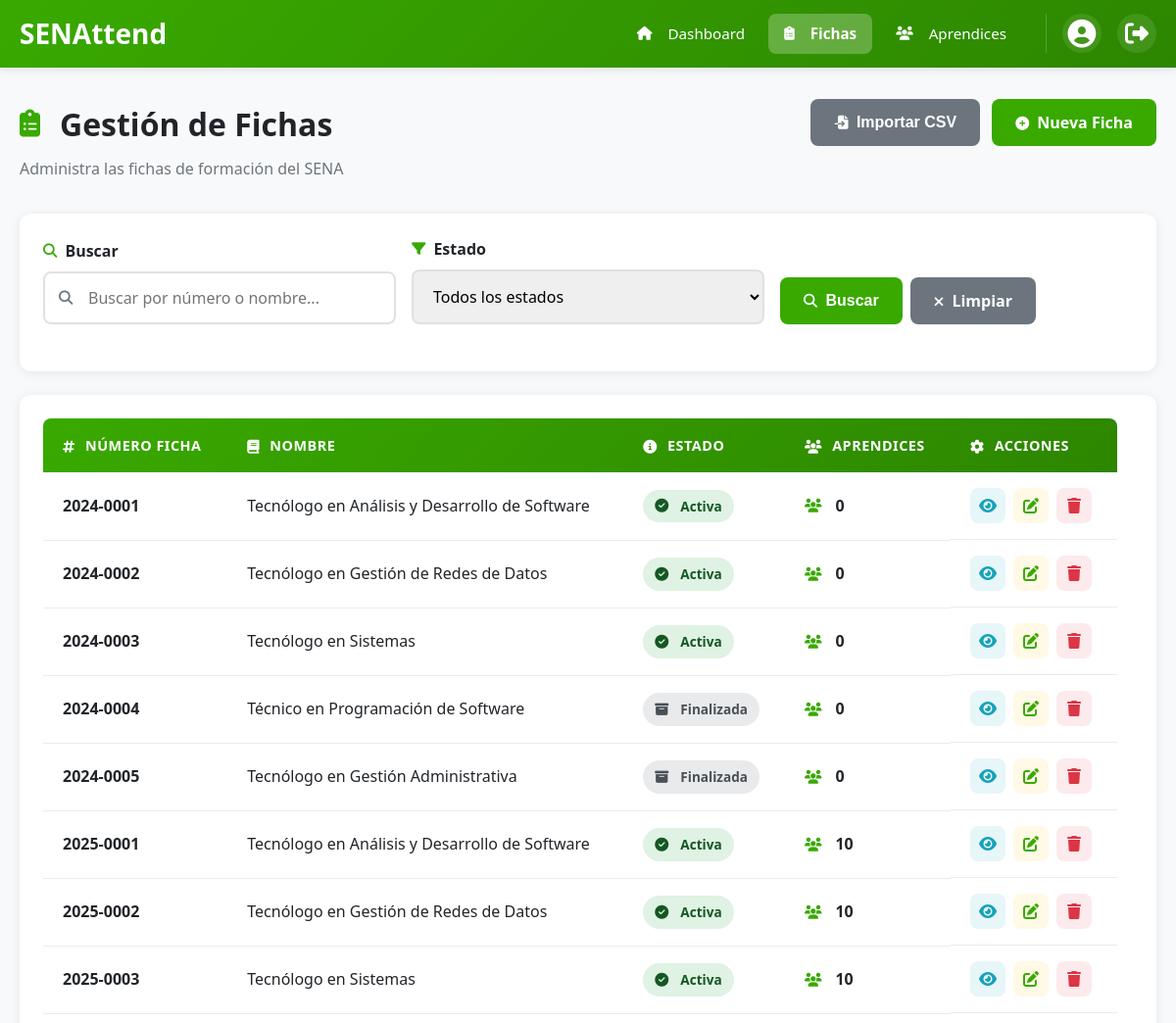
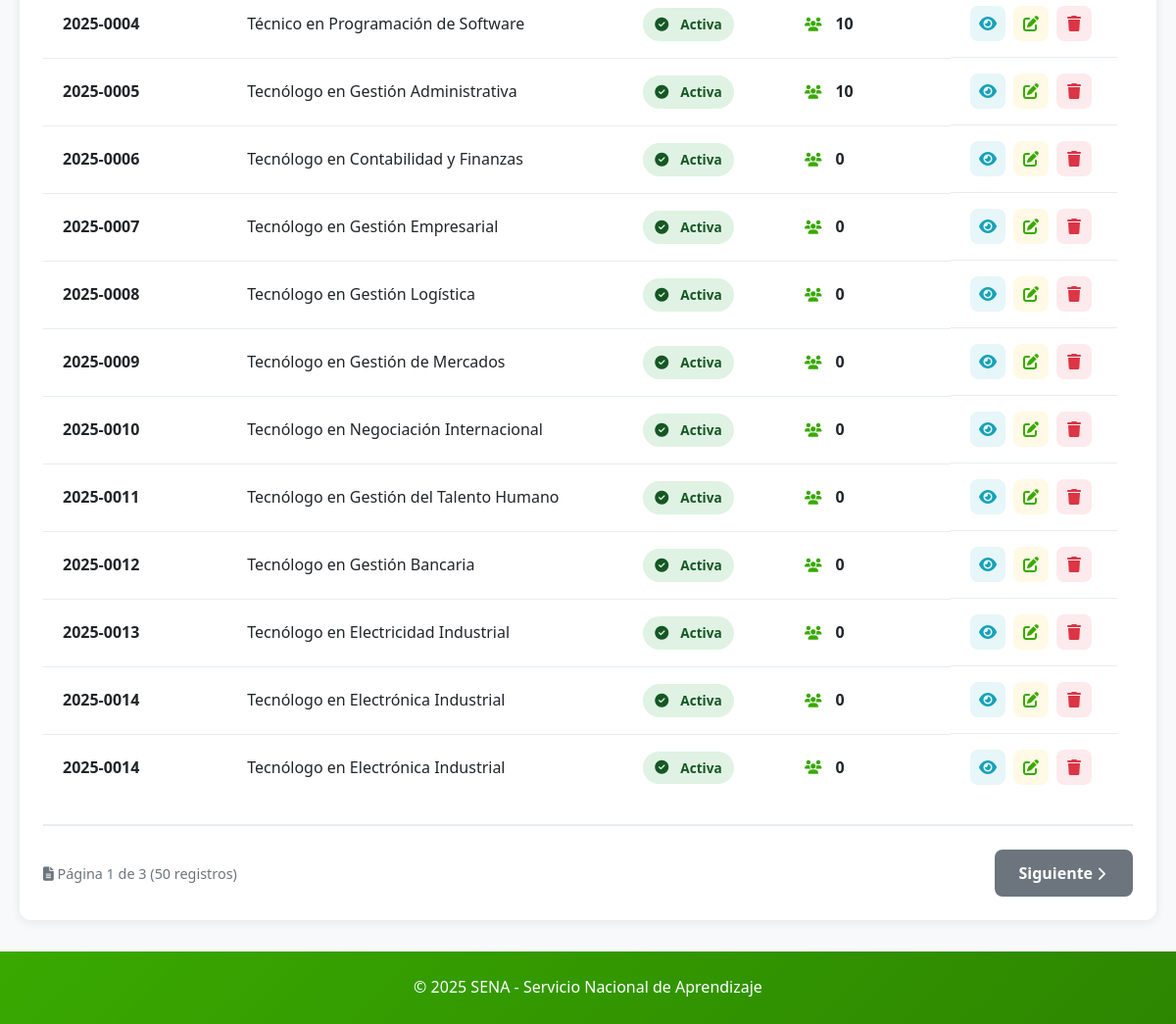
Screenshot of /fichas (signed in) with the database file from the repository (2 pictures, top to bottom).
### tables this page shows
CREATE TABLE IF NOT EXISTS fichas (
    id INT AUTO_INCREMENT PRIMARY KEY,
    numero_ficha VARCHAR(20) UNIQUE NOT NULL,
    nombre VARCHAR(200) NOT NULL,
    estado ENUM('activa', 'finalizada') NOT NULL DEFAULT 'activa',
    created_at TIMESTAMP DEFAULT CURRENT_TIMESTAMP,
    updated_at TIMESTAMP DEFAULT CURRENT_TIMESTAMP ON UPDATE CURRENT_TIMESTAMP,
    INDEX idx_numero (numero_ficha),
    INDEX idx_estado (estado)
);

### src/Controllers/FichaController.php (called while the page is built, shortened)
<?php
class FichaController
{
    private FichaRepository $fichaRepository;
    public function __construct(
        FichaRepository $fichaRepository,
        AprendizRepository $aprendizRepository,
        AuthService $authService
    ) {
        $this->fichaRepository = $fichaRepository;
    }
    public function index(): void
    {
        $page = filter_input(INPUT_GET, 'page', FILTER_VALIDATE_INT) ?: 1;
        $limit = 20;
        $offset = ($page - 1) * $limit;
        $search = filter_input(INPUT_GET, 'search', FILTER_SANITIZE_FULL_SPECIAL_CHARS) ?: '';
        $estado = filter_input(INPUT_GET, 'estado', FILTER_SANITIZE_FULL_SPECIAL_CHARS) ?: '';
        if ($search) {
            $fichas = $this->fichaRepository->search($search, $limit, $offset);
            $total = $this->fichaRepository->countSearch($search);
        } elseif ($estado) {
            $fichas = $this->fichaRepository->findByEstado($estado, $limit, $offset);
            $total = $this->fichaRepository->countByEstado($estado);
        } else {
            $fichas = $this->fichaRepository->findAll($limit, $offset);
            $total = $this->fichaRepository->count();
        }
        $totalPages = ceil($total / $limit);
        require __DIR__ . '/../../views/fichas/index.php';
    }
}

### src/Database/Connection.php (called while the page is built, shortened)
<?php
class Connection
{
    private static ?PDO $instance = null;
    private static array $config = [];
    public static function getInstance(): PDO
    {
        return self::$instance;
    }
    private static function connect(): void
    {
        try {
            if (empty(self::$config)) {
                $configFile = __DIR__ . '/../../config/config.php';
                $fullConfig = require $configFile;
                self::$config = $fullConfig['database'];
            }
            $dsn = sprintf(
                'mysql:host=%s;dbname=%s;charset=%s',
                self::$config['host'],
                self::$config['name'],
                self::$config['charset']
            );
            self::$instance = new PDO(
                $dsn,
                self::$config['user'],
                self::$config['pass'],
                self::$config['options']
            );
        } catch (PDOException $e) {
            self::log('Connection failed: ' . $e->getMessage(), 'ERROR');
            throw new RuntimeException(
                'Database connection failed. Please check your configuration.',
                0,
                $e
            );
        }
    }
    public static function prepare(string $sql): \PDOStatement
    {
        try {
            return self::getInstance()->prepare($sql);
        } catch (PDOException $e) {
            self::log('Prepare failed: ' . $e->getMessage(), 'ERROR');
            throw $e;
        }
    }
    public static function query(string $sql): \PDOStatement
    {
        try {
            return self::getInstance()->query($sql);
        } catch (PDOException $e) {
            self::log('Query failed: ' . $e->getMessage(), 'ERROR');
            throw $e;
        }
    }
}

### src/Repositories/FichaRepository.php (called while the page is built, shortened)
<?php
class FichaRepository
{
    public function findAll(int $limit = 50, int $offset = 0): array
    {
        try {
            $stmt = Connection::prepare(
                'SELECT id, numero_ficha, nombre, estado
                 FROM fichas
                 ORDER BY numero_ficha ASC
                 LIMIT :limit OFFSET :offset'
            );
            $stmt->bindValue(':limit', $limit, PDO::PARAM_INT);
            $stmt->bindValue(':offset', $offset, PDO::PARAM_INT);
            $stmt->execute();
            return $stmt->fetchAll();
        } catch (PDOException $e) {
            error_log("Error finding all fichas: " . $e->getMessage());
            return [];
        }
    }
    public function count(): int
    {
        try {
            $stmt = Connection::query('SELECT COUNT(*) as total FROM fichas');
            $result = $stmt->fetch();
            return (int) $result['total'];
        } catch (PDOException $e) {
            error_log("Error counting fichas: " . $e->getMessage());
            return 0;
        }
    }
    public function countAprendices(int $fichaId): int
    {
        try {
            $stmt = Connection::prepare(
                'SELECT COUNT(*) as total
                 FROM ficha_aprendiz
                 WHERE id_ficha = :id_ficha'
            );
            $stmt->execute(['id_ficha' => $fichaId]);
            $result = $stmt->fetch();
            return (int) $result['total'];
        } catch (PDOException $e) {
            error_log("Error counting aprendices in ficha: " . $e->getMessage());
            return 0;
        }
    }
}

### views/fichas/index.php (the view, shortened to what this page needs)
<div class="container">
    <div class="page-header">
        <div>
            <h1><i class="fas fa-clipboard-list"></i> Gestión de Fichas</h1>
            <p>Administra las fichas de formación del SENA</p>
        </div>
        <div class="page-actions">
            <button onclick="abrirModalImportar()" class="btn btn-secondary"><i class="fas fa-file-import"></i> <span class="btn-text">Importar CSV</span></button>
            <a href="/fichas/crear" class="btn btn-primary"><i class="fas fa-plus-circle"></i> <span class="btn-text">Nueva Ficha</span></a>
        </div>
    </div>
    <div class="search-filter-bar">
        <form method="GET" action="/fichas" class="search-form">
            <div class="form-row-filter">
                <div class="form-group">
                    <label for="searchInput"><i class="fas fa-search"></i> Buscar</label>
                    <div class="search-box">
                        <input
                            type="text"
                            name="search"
                            id="searchInput"
                            class="form-control"
                            placeholder="Buscar por número o nombre..."
                            value="<?= htmlspecialchars($search ?? '') ?>"
                        >
                        <span class="search-box-icon"><i class="fas fa-search"></i></span>
                    </div>
                </div>
                <div class="form-group">
                    <label for="estado"><i class="fas fa-filter"></i> Estado</label>
                    <select name="estado" id="estado" class="form-control">
                        <option value="">Todos los estados</option>
                    </select>
                </div>
                <div class="form-group" style="display: flex; align-items: flex-end; gap: 0.5rem;">
                    <button type="submit" class="btn btn-primary"><i class="fas fa-search"></i> <span class="btn-text">Buscar</span></button>
                    <a href="/fichas" class="btn btn-secondary"><i class="fas fa-times"></i> <span class="btn-text">Limpiar</span></a>
                </div>
            </div>
        </form>
    </div>
    <div class="table-container">
        <?php if (empty($fichas)): ?>
            <div class="empty-state">
                <i class="fas fa-clipboard-list"></i>
                <p>No se encontraron fichas</p>
                <a href="/fichas/crear" class="btn btn-primary"><i class="fas fa-plus-circle"></i> Crear primera ficha</a>
            </div>
        <?php else: ?>
            <div class="table-wrapper">
                <table class="table">
                    <thead>
                        <tr>
                            <th><i class="fas fa-hashtag"></i> Número Ficha</th>
                            <th><i class="fas fa-book"></i> Nombre</th>
                            <th><i class="fas fa-info-circle"></i> Estado</th>
                            <th><i class="fas fa-users"></i> Aprendices</th>
                            <th><i class="fas fa-cog"></i> Acciones</th>
                        </tr>
                    </thead>
                    <tbody>
                    <?php foreach ($fichas as $ficha): ?>
                        <tr>
                            <td>
                                <strong><?= htmlspecialchars($ficha['numero_ficha']) ?></strong>
                            </td>
                            <td><?= htmlspecialchars($ficha['nombre']) ?></td>
                            <td>
                                <span class="badge badge-<?= $ficha['estado'] === 'activa' ? 'success' : 'secondary' ?>">
                                    <i class="fas fa-<?= $ficha['estado'] === 'activa' ? 'check-circle' : 'archive' ?>"></i>
                                    <?= ucfirst($ficha['estado']) ?>
                                </span>
                            </td>
                            <td>
                                <span style="display: flex; align-items: center; gap: 0.5rem;">
                                    <i class="fas fa-users" style="color: var(--color-primary);"></i>
                                    <strong><?php
                                    $totalAprendices = $this->fichaRepository->countAprendices($ficha['id']);
                                    echo $totalAprendices;
                                    ?></strong>
                                </span>
                            </td>
                            <td class="actions">
                                <a href="/fichas/<?= $ficha['id'] ?>" class="btn-action btn-view" title="Ver detalles">
                                    <i class="fas fa-eye"></i>
                                </a>
                                <a href="/fichas/<?= $ficha['id'] ?>/editar" class="btn-action btn-edit" title="Editar">
                                    <i class="fas fa-pen-to-square"></i>
                                </a>
                                <button
                                    onclick="confirmarEliminar(<?= $ficha['id'] ?>, '<?= htmlspecialchars($ficha['numero_ficha'], ENT_QUOTES) ?>')"
                                    class="btn-action btn-delete"
                                    title="Eliminar"
                                >
                                    <i class="fas fa-trash"></i>
                                </button>
                            </td>
                        </tr>
                    <?php endforeach; ?>
                    </tbody>
                </table>
            </div>
            <?php if ($totalPages > 1): ?>
                <div class="pagination">
                    <span class="pagination-info">
                        <i class="fas fa-file-alt"></i> Página <?= $page ?> de <?= $totalPages ?> (<?= $total ?> registros)
                    </span>
                    <?php if ($page < $totalPages): ?>
                        <a href="?page=<?= $page + 1 ?>&search=<?= urlencode($search ?? '') ?>&estado=<?= urlencode($estado ?? '') ?>" class="btn btn-secondary">
                            <span class="btn-text">Siguiente</span> <i class="fas fa-chevron-right"></i>
                        </a>
                    <?php endif; ?>
                </div>
            <?php endif; ?>
        <?php endif; ?>
    </div>
</div>
<?php
require __DIR__ . '/../layouts/base.php';
?>

### public/css/style.css (style rules this page uses)
:root { --color-primary: #39A900; --color-primary-dark: #2d8600; --color-primary-light: #4bc200; --color-secondary: #00324D; --color-success: #28a745; --color-danger: #dc3545; --color-warning: #ffc107; --color-info: #17a2b8; --color-light: #f8f9fa; --color-dark: #343a40; --color-white: #ffffff; --color-gray-100: #f8f9fa; --color-gray-200: #e9ecef; --color-gray-300: #dee2e6; --color-gray-600: #6c757d; --color-gray-900: #212529; --font-family: 'Segoe UI', Tahoma, Geneva, Verdana, sans-serif; --border-radius: 8px; --box-shadow: 0 2px 8px rgba(0, 0, 0, 0.1); --transition: all 0.3s ease; }
* { margin: 0; padding: 0; box-sizing: border-box; }
body { font-family: var(--font-family); line-height: 1.6; color: var(--color-gray-900); background-color: var(--color-gray-100); }
.container { max-width: 1200px; margin: 0 auto; padding: 0 20px; }
.form-group { margin-bottom: 1.5rem; }
.form-group label { display: block; margin-bottom: 0.5rem; font-weight: 600; color: var(--color-gray-900); }
.form-control { width: 100%; padding: 0.75rem 1rem; font-size: 1rem; border: 2px solid var(--color-gray-300); border-radius: var(--border-radius); transition: var(--transition); }
.btn { display: inline-block; padding: 0.75rem 1.5rem; font-size: 1rem; font-weight: 600; text-align: center; text-decoration: none; border: none; border-radius: var(--border-radius); cursor: pointer; transition: var(--transition); line-height: 1.5; }
.btn-primary { background-color: var(--color-primary); color: var(--color-white); }
.btn-secondary { background-color: var(--color-gray-600); color: var(--color-white); }
.table-wrapper { overflow-x: auto; -webkit-overflow-scrolling: touch; max-width: 100%; }
.table { width: 100%; border-collapse: collapse; background-color: var(--color-white); min-width: 600px; }
.table thead { background-color: var(--color-primary); color: var(--color-white); }
.table th { padding: 1rem 1.25rem; text-align: left; font-weight: 600; font-size: 0.95rem; text-transform: uppercase; letter-spacing: 0.5px; border: none; white-space: nowrap; }
.table td { padding: 1rem 1.25rem; text-align: left; border-bottom: 1px solid var(--color-gray-200); vertical-align: middle; }
.table tbody tr { transition: background-color 0.2s ease; }
.table tbody tr:last-child td { border-bottom: none; }
.table-wrapper::after { content: ''; position: absolute; right: 0; top: 0; bottom: 0; width: 30px; background: linear-gradient(to right, transparent, rgba(255, 255, 255, 0.8)); pointer-events: none; opacity: 0; transition: opacity 0.3s ease; }
.pagination { display: flex; justify-content: space-between; align-items: center; margin-top: 1.5rem; padding-top: 1.5rem; border-top: 1px solid var(--color-gray-200); flex-wrap: wrap; gap: 1rem; }
.pagination-info { color: var(--color-gray-600); font-size: 0.95rem; }
.badge { display: inline-block; padding: 0.35rem 0.65rem; font-size: 0.85rem; font-weight: 600; border-radius: 4px; text-transform: uppercase; }
.badge-success { background-color: var(--color-success); color: var(--color-white); }
.fas, .far, .fab, .fa-solid, .fa-regular, .fa-brands { color: inherit; font-size: inherit; }
.btn .fas, .btn .far, .btn .fab, .btn i[class*="fa-"] { font-size: 0.875rem; color: inherit; margin-right: 0.25rem; }
h1 .fas, h1 .far, h1 .fab, h2 .fas, h2 .far, h2 .fab, h3 .fas, h3 .far, h3 .fab, h4 .fas, h4 .far, h4 .fab { font-size: 1em; color: inherit; margin-right: 0.5rem; }
.table .fas, .table .far, .table .fab, .table i[class*="fa-"] { font-size: 0.875rem; color: inherit; margin-right: 0.375rem; vertical-align: middle; }
.btn-action .fas, .btn-action .far, .btn-action i[class*="fa-"] { font-size: 1rem; color: inherit; margin: 0; display: inline-block; vertical-align: middle; }
.badge .fas, .badge .far, .badge .fab { font-size: 0.75rem; margin-right: 0.25rem; }

### views/fichas/index.php (style rules this page uses)
.btn-text { display: inline; }

### rows the page displays
fichas: numero_ficha "2024-0001", nombre "Tecnólogo en Análisis y Desarrollo de Software", estado "Activa", totalAprendices "0"
fichas: numero_ficha "2024-0002", nombre "Tecnólogo en Gestión de Redes de Datos", estado "Activa", totalAprendices "0"
fichas: numero_ficha "2024-0003", nombre "Tecnólogo en Sistemas", estado "Activa", totalAprendices "0"
fichas: numero_ficha "2024-0004", nombre "Técnico en Programación de Software", estado "Finalizada", totalAprendices "0"
fichas: numero_ficha "2024-0005", nombre "Tecnólogo en Gestión Administrativa", estado "Finalizada", totalAprendices "0"
fichas: numero_ficha "2025-0001", nombre "Tecnólogo en Análisis y Desarrollo de Software", estado "Activa", totalAprendices "10"
fichas: numero_ficha "2025-0002", nombre "Tecnólogo en Gestión de Redes de Datos", estado "Activa", totalAprendices "10"
fichas: numero_ficha "2025-0003", nombre "Tecnólogo en Sistemas", estado "Activa", totalAprendices "10"
fichas: numero_ficha "2025-0004", nombre "Técnico en Programación de Software", estado "Activa", totalAprendices "10"
fichas: numero_ficha "2025-0005", nombre "Tecnólogo en Gestión Administrativa", estado "Activa", totalAprendices "10"
fichas: numero_ficha "2025-0006", nombre "Tecnólogo en Contabilidad y Finanzas", estado "Activa", totalAprendices "0"
fichas: numero_ficha "2025-0007", nombre "Tecnólogo en Gestión Empresarial", estado "Activa", totalAprendices "0"
fichas: numero_ficha "2025-0008", nombre "Tecnólogo en Gestión Logística", estado "Activa", totalAprendices "0"
fichas: numero_ficha "2025-0009", nombre "Tecnólogo en Gestión de Mercados", estado "Activa", totalAprendices "0"
fichas: numero_ficha "2025-0010", nombre "Tecnólogo en Negociación Internacional", estado "Activa", totalAprendices "0"
fichas: numero_ficha "2025-0011", nombre "Tecnólogo en Gestión del Talento Humano", estado "Activa", totalAprendices "0"
fichas: numero_ficha "2025-0012", nombre "Tecnólogo en Gestión Bancaria", estado "Activa", totalAprendices "0"
fichas: numero_ficha "2025-0013", nombre "Tecnólogo en Electricidad Industrial", estado "Activa", totalAprendices "0"
fichas: numero_ficha "2025-0014", nombre "Tecnólogo en Electrónica Industrial", estado "Activa", totalAprendices "0"

### other values shown
$page "1"
$totalPages "3"
$total "50"
